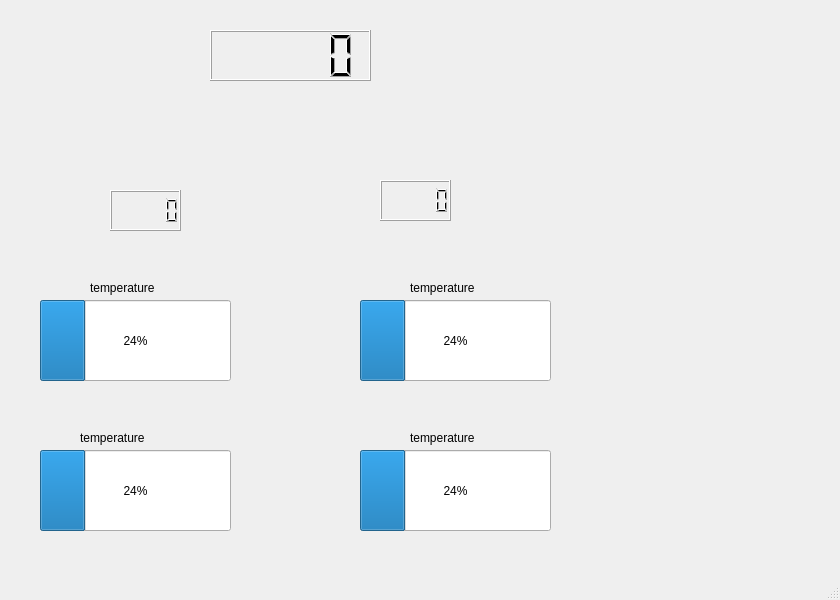
<?xml version="1.0" encoding="UTF-8"?>
<ui version="4.0">
 <class>MainWindow</class>
 <widget class="QMainWindow" name="MainWindow">
  <property name="geometry">
   <rect>
    <x>0</x>
    <y>0</y>
    <width>840</width>
    <height>600</height>
   </rect>
  </property>
  <property name="windowTitle">
   <string>MainWindow</string>
  </property>
  <property name="autoFillBackground">
   <bool>false</bool>
  </property>
  <widget class="QWidget" name="centralwidget">
   <widget class="QProgressBar" name="progressBar">
    <property name="geometry">
     <rect>
      <x>40</x>
      <y>300</y>
      <width>191</width>
      <height>81</height>
     </rect>
    </property>
    <property name="value">
     <number>24</number>
    </property>
   </widget>
   <widget class="QProgressBar" name="progressBar_2">
    <property name="geometry">
     <rect>
      <x>360</x>
      <y>300</y>
      <width>191</width>
      <height>81</height>
     </rect>
    </property>
    <property name="value">
     <number>24</number>
    </property>
   </widget>
   <widget class="QProgressBar" name="progressBar_3">
    <property name="geometry">
     <rect>
      <x>40</x>
      <y>450</y>
      <width>191</width>
      <height>81</height>
     </rect>
    </property>
    <property name="value">
     <number>24</number>
    </property>
   </widget>
   <widget class="QProgressBar" name="progressBar_4">
    <property name="geometry">
     <rect>
      <x>360</x>
      <y>450</y>
      <width>191</width>
      <height>81</height>
     </rect>
    </property>
    <property name="value">
     <number>24</number>
    </property>
   </widget>
   <widget class="QLCDNumber" name="lcdNumber">
    <property name="geometry">
     <rect>
      <x>210</x>
      <y>30</y>
      <width>161</width>
      <height>51</height>
     </rect>
    </property>
   </widget>
   <widget class="QLabel" name="label">
    <property name="geometry">
     <rect>
      <x>90</x>
      <y>280</y>
      <width>71</width>
      <height>16</height>
     </rect>
    </property>
    <property name="text">
     <string>temperature</string>
    </property>
   </widget>
   <widget class="QLCDNumber" name="lcdNumber_2">
    <property name="geometry">
     <rect>
      <x>110</x>
      <y>190</y>
      <width>71</width>
      <height>41</height>
     </rect>
    </property>
   </widget>
   <widget class="QLCDNumber" name="lcdNumber_4">
    <property name="geometry">
     <rect>
      <x>380</x>
      <y>180</y>
      <width>71</width>
      <height>41</height>
     </rect>
    </property>
   </widget>
   <widget class="QLabel" name="label_5">
    <property name="geometry">
     <rect>
      <x>410</x>
      <y>430</y>
      <width>71</width>
      <height>16</height>
     </rect>
    </property>
    <property name="text">
     <string>temperature</string>
    </property>
   </widget>
   <widget class="QLabel" name="label_6">
    <property name="geometry">
     <rect>
      <x>410</x>
      <y>280</y>
      <width>71</width>
      <height>16</height>
     </rect>
    </property>
    <property name="text">
     <string>temperature</string>
    </property>
   </widget>
   <widget class="QLabel" name="label_7">
    <property name="geometry">
     <rect>
      <x>80</x>
      <y>430</y>
      <width>71</width>
      <height>16</height>
     </rect>
    </property>
    <property name="text">
     <string>temperature</string>
    </property>
   </widget>
  </widget>
  <widget class="QMenuBar" name="menubar">
   <property name="geometry">
    <rect>
     <x>0</x>
     <y>0</y>
     <width>840</width>
     <height>21</height>
    </rect>
   </property>
  </widget>
  <widget class="QStatusBar" name="statusbar"/>
 </widget>
 <resources/>
 <connections/>
</ui>
